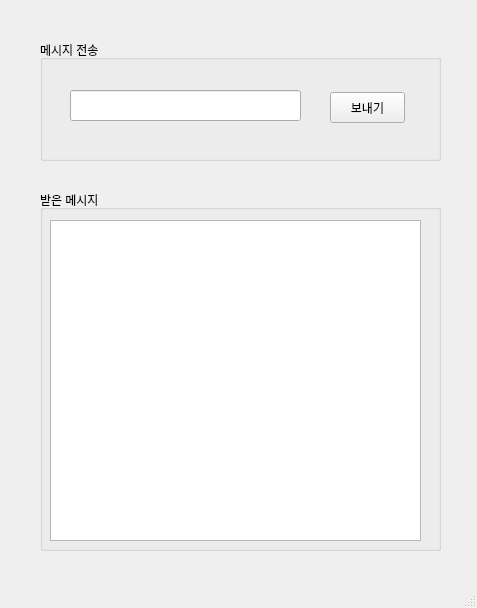
<?xml version="1.0" encoding="UTF-8"?>
<ui version="4.0">
 <class>MainWindow</class>
 <widget class="QMainWindow" name="MainWindow">
  <property name="geometry">
   <rect>
    <x>0</x>
    <y>0</y>
    <width>477</width>
    <height>608</height>
   </rect>
  </property>
  <property name="windowTitle">
   <string>클라이언트</string>
  </property>
  <widget class="QWidget" name="centralwidget">
   <widget class="QGroupBox" name="groupBox">
    <property name="geometry">
     <rect>
      <x>40</x>
      <y>40</y>
      <width>401</width>
      <height>121</height>
     </rect>
    </property>
    <property name="title">
     <string>메시지 전송</string>
    </property>
    <widget class="QLineEdit" name="lineEdit">
     <property name="geometry">
      <rect>
       <x>30</x>
       <y>50</y>
       <width>231</width>
       <height>31</height>
      </rect>
     </property>
    </widget>
    <widget class="QPushButton" name="pushButton">
     <property name="geometry">
      <rect>
       <x>290</x>
       <y>52</y>
       <width>75</width>
       <height>31</height>
      </rect>
     </property>
     <property name="text">
      <string>보내기</string>
     </property>
    </widget>
   </widget>
   <widget class="QGroupBox" name="groupBox_2">
    <property name="geometry">
     <rect>
      <x>40</x>
      <y>190</y>
      <width>401</width>
      <height>361</height>
     </rect>
    </property>
    <property name="title">
     <string>받은 메시지</string>
    </property>
    <widget class="QTextEdit" name="textEdit">
     <property name="geometry">
      <rect>
       <x>10</x>
       <y>30</y>
       <width>371</width>
       <height>321</height>
      </rect>
     </property>
    </widget>
   </widget>
  </widget>
  <widget class="QMenuBar" name="menubar">
   <property name="geometry">
    <rect>
     <x>0</x>
     <y>0</y>
     <width>477</width>
     <height>21</height>
    </rect>
   </property>
  </widget>
  <widget class="QStatusBar" name="statusbar"/>
 </widget>
 <resources/>
 <connections/>
</ui>
